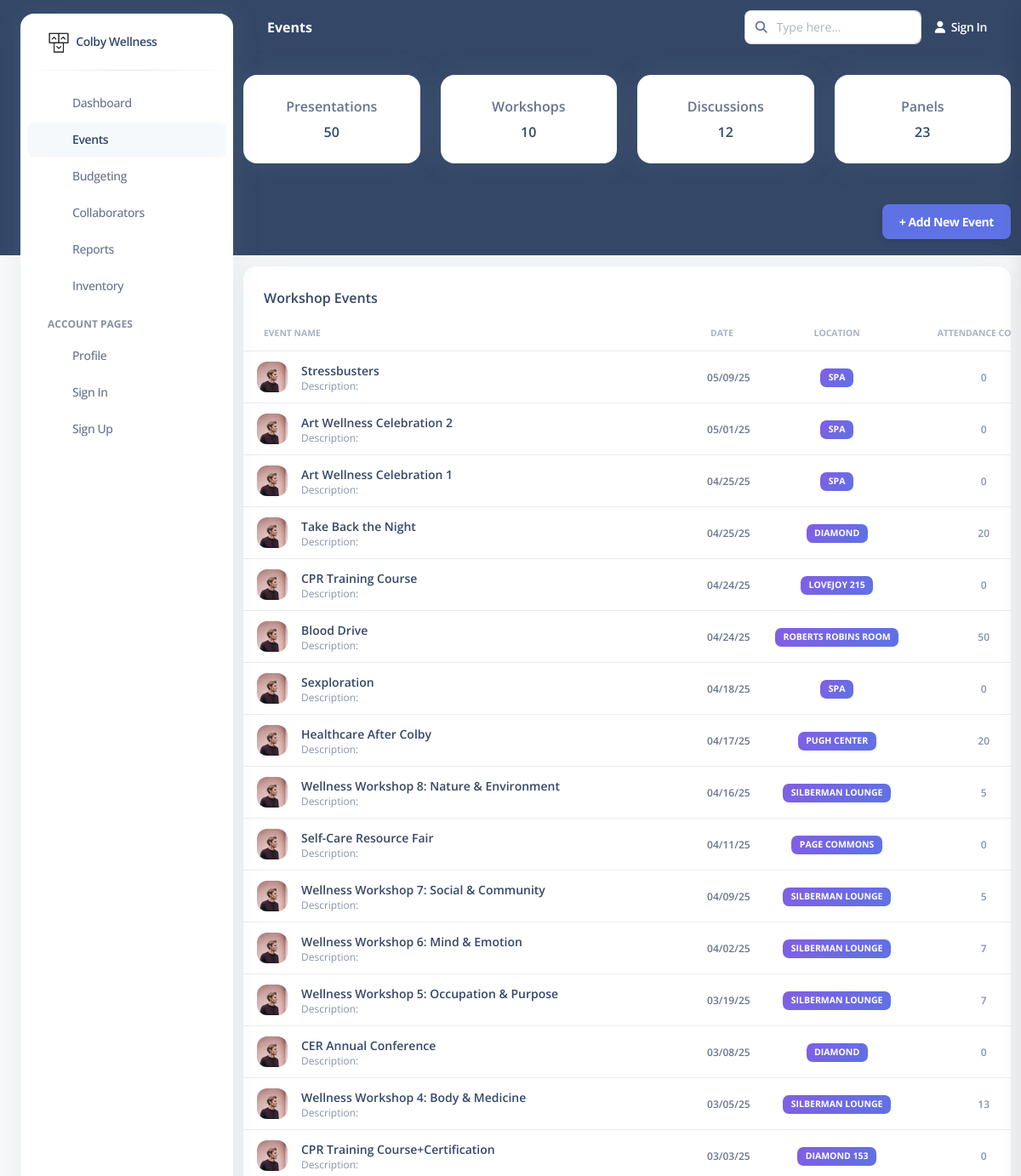
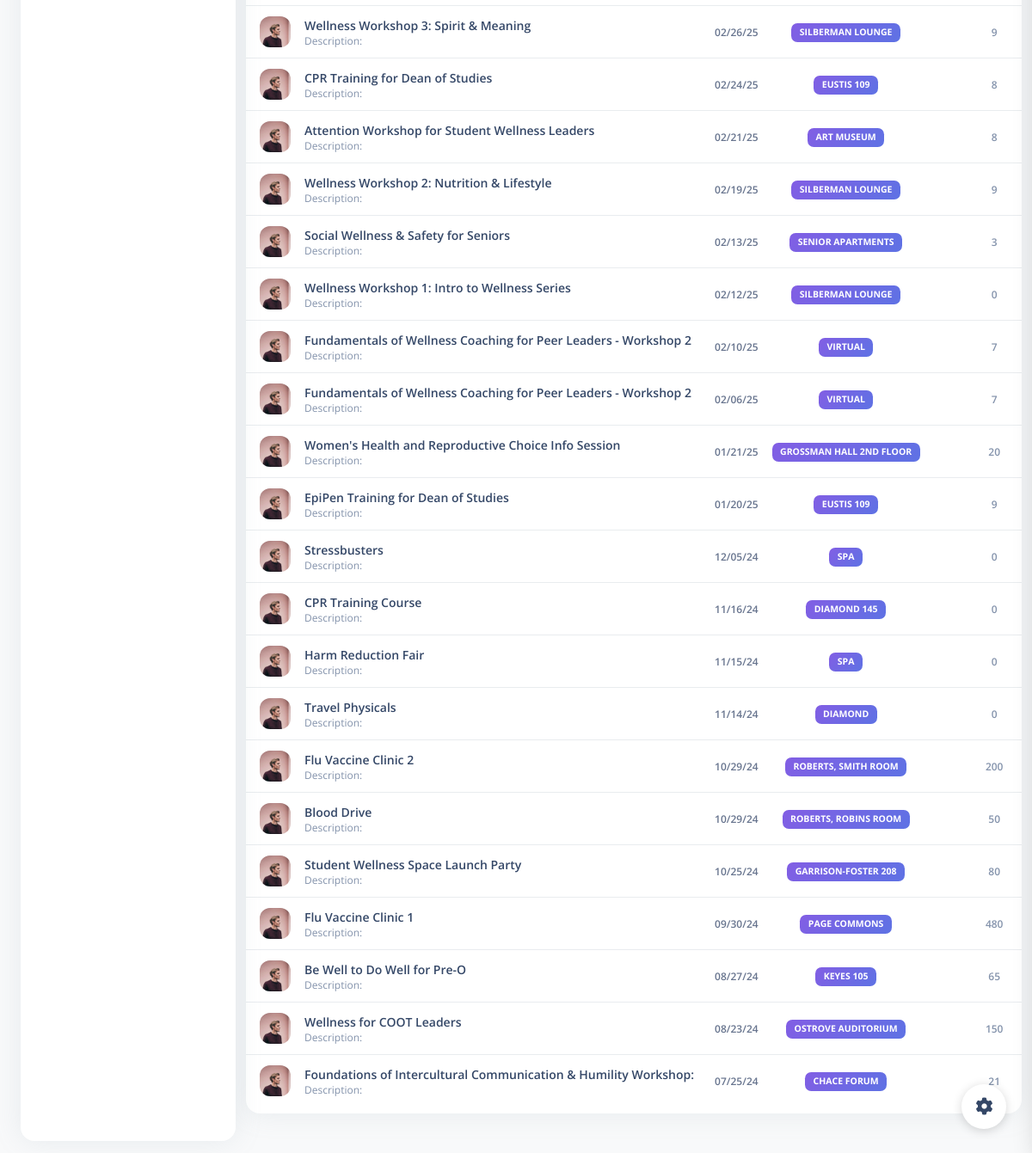
The app's page /events with its own data (2 pictures, top to bottom).
### models.py (models this page shows)
class Events(db.Model):
    __tablename__ = "events"
    id = db.Column(db.Integer, primary_key=True)
    title = db.Column(db.String(200), nullable=False)
    start_time = db.Column(db.Time, nullable=True)
    end_time = db.Column(db.Time, nullable=True)
    date = db.Column(db.Date, nullable=False)
    attendance = db.Column(db.Integer, nullable=True)
    location = db.Column(db.String(80), nullable=True)
    description = db.Column(db.Text, nullable=True)
    advert_id = db.Column(db.Integer, db.ForeignKey('advertisement.id'), nullable=True)
    partner_id = db.Column(db.Integer, db.ForeignKey('partners.id'), nullable=True)
    lead_organizer = db.Column(db.Integer, db.ForeignKey('organizers.id'), nullable=True)
    type_id = db.Column(db.Integer, db.ForeignKey('event_type.id'), nullable=True)
    partners = db.relationship(
    'Partners',
    secondary='event_partners',
    back_populates='events',
    lazy='dynamic'
)
    organizer_obj = db.relationship('Organizer', foreign_keys=[lead_organizer])

### views.py (the view)
@main_blueprint.route('/events')
def events_page():
    curEventList = getEventsList()
    return render_template('event.html', events=curEventList)

### views.py (called while the page is built)
def getEventsList():
    events = db.session.query(Events).order_by(Events.date.desc()).all()
    event_list = []
    for e in events:
        organizer = db.session.query(Organizer).filter_by(id=e.lead_organizer).first()
        organizer_name = organizer.name if organizer else "N/A"
        partner_names = [p.name for p in e.partners] if e.partners else []
        event_list.append({
            "id": e.id,
            "title": e.title,
            "date": e.date,
            "location": e.location,
            "attendance": e.attendance,
            "lead_organizer": organizer_name,
            "partners": ", ".join(partner_names)  # join multiple partners into a string
        })
    return event_list

### templates/event.html (shortened to what this page needs)
<!DOCTYPE html>
<html lang="en">
<head>
  <link href="https://demos.creative-tim.com/argon-dashboard-pro/assets/css/nucleo-icons.css" rel="stylesheet" />
  <link href="https://demos.creative-tim.com/argon-dashboard-pro/assets/css/nucleo-svg.css" rel="stylesheet" />
  <link id="pagestyle" href="{{ url_for('static', filename='css/argon-dashboard.css') }}" rel="stylesheet" />
  <link id="pagestyle" href="{{ url_for('static', filename='css/customEvent.css') }}" rel="stylesheet" />
</head>
<body class="g-sidenav-show bg-gray-100">
  <aside class="sidenav bg-white navbar navbar-vertical navbar-expand-xs border-0 border-radius-xl my-3 fixed-start ms-4 " id="sidenav-main">
    <div class="sidenav-header">
      <a class="navbar-brand m-0" href=" https://demos.creative-tim.com/argon-dashboard/pages/dashboard.html " target="_blank">
        <img src="../static/images/logo-ct-dark.png" width="26px" height="26px" class="navbar-brand-img h-100" alt="main_logo">
        <span class="ms-1 font-weight-bold">Colby Wellness</span>
      </a>
    </div>
    <hr class="horizontal dark mt-0">
    <div class="collapse navbar-collapse  w-auto" id="sidenav-collapse-main">
      <ul class="navbar-nav">
        <li class="nav-item">
          <a class="nav-link" href="{{ url_for('homepage.dashboard') }}">
            <div class="icon icon-shape icon-sm border-radius-md text-center me-2 d-flex align-items-center justify-content-center">
            </div>
            <span class="nav-link-text ms-1">Dashboard</span>
          </a>
        </li>
        <li class="nav-item">
          <a class="nav-link active" href="{{ url_for('homepage.events_page') }}">
            <div class="icon icon-shape icon-sm border-radius-md text-center me-2 d-flex align-items-center justify-content-center">
            </div>
            <span class="nav-link-text ms-1">Events</span>
          </a>
        </li>
        <li class="nav-item">
          <a class="nav-link " href="budgeting.html">
            <div class="icon icon-shape icon-sm border-radius-md text-center me-2 d-flex align-items-center justify-content-center">
            </div>
            <span class="nav-link-text ms-1">Budgeting</span>
          </a>
        </li>
        <li class="nav-item">
          <a class="nav-link " href="collaborators.html">
            <div class="icon icon-shape icon-sm border-radius-md text-center me-2 d-flex align-items-center justify-content-center">
            </div>
            <span class="nav-link-text ms-1">Collaborators</span>
          </a>
        </li>
        <li class="nav-item">
          <a class="nav-link" href="{{ url_for('homepage.report_page') }}">
            <div class="icon icon-shape icon-sm border-radius-md text-center me-2 d-flex align-items-center justify-content-center">
            </div>
            <span class="nav-link-text ms-1">Reports</span>
          </a>
        </li>
        <li class="nav-item">
          <a class="nav-link " href="inventory.html">
            <div class="icon icon-shape icon-sm border-radius-md text-center me-2 d-flex align-items-center justify-content-center">
            </div>
            <span class="nav-link-text ms-1">Inventory</span>
          </a>
        </li>
        <li class="nav-item mt-3">
          <h6 class="ps-4 ms-2 text-uppercase text-xs font-weight-bolder opacity-6">Account pages</h6>
        </li>
        <li class="nav-item">
          <a class="nav-link " href="profile.html">
            <div class="icon icon-shape icon-sm border-radius-md text-center me-2 d-flex align-items-center justify-content-center">
            </div>
            <span class="nav-link-text ms-1">Profile</span>
          </a>
        </li>
        <li class="nav-item">
          <a class="nav-link " href="{{ url_for('auth.signIn') }}">
            <div class="icon icon-shape icon-sm border-radius-md text-center me-2 d-flex align-items-center justify-content-center">
            </div>
            <span class="nav-link-text ms-1">Sign In</span>
          </a>
        </li>
        <li class="nav-item">
          <a class="nav-link " href="{{ url_for('auth.signUp') }}">
            <div class="icon icon-shape icon-sm border-radius-md text-center me-2 d-flex align-items-center justify-content-center">
            </div>
            <span class="nav-link-text ms-1">Sign Up</span>
          </a>
        </li>
      </ul>
    </div>
  </aside>
  <main class="main-content position-relative border-radius-lg ">
    <nav class="navbar navbar-main navbar-expand-lg px-0 mx-4 shadow-none border-radius-xl" id="navbarBlur" data-scroll="false">
      <div class="container-fluid py-1 px-3">
        <div class="d-flex align-items-center">
            <h6 class="font-weight-bolder text-white mb-0"> Events</h6>
        </div>
        <div class="collapse navbar-collapse mt-sm-0 mt-2 me-md-0 me-sm-4" id="navbar">
          <div class="ms-md-auto pe-md-3 d-flex align-items-center">
            <div class="input-group">
              <span class="input-group-text text-body"><i class="fas fa-search" aria-hidden="true"></i></span>
              <input type="text" class="form-control" placeholder="Type here...">
            </div>
          </div>
          <ul class="navbar-nav  justify-content-end">
            <li class="nav-item d-flex align-items-center">
              <a href="javascript:;" class="nav-link text-white font-weight-bold px-0">
                <i class="fa fa-user me-sm-1"></i>
                <span class="d-sm-inline d-none">Sign In</span>
              </a>
            </li>
          </ul>
        </div>
      </div>
    </nav>
    <div class="container-fluid py-4">
        <div class="row justify-content-center mb-4">
            <div class="col-xl-3 col-md-4 col-sm-6 mb-4">
                <div class="card custom-top-card">
                  <div class="card-body text-center">
                          <p class="text-center mb-1 font-weight-bold">Presentations</p>
                            <div class="text-center">
                                <h6 class="mb-0 font-weight-bold">50</h6>
                            </div>
                  </div>
                </div>
              </div>
              <div class="col-xl-3 col-md-4 col-sm-6 mb-4">
                <div class="card custom-top-card">
                  <div class="card-body text-center">
                          <p class="text-center mb-1 font-weight-bold">Workshops</p>
                            <div class="text-center">
                                <h6 class="mb-0 font-weight-bold">10</h6>
                            </div>
                  </div>
                </div>
              </div>
              <div class="col-xl-3 col-md-4 col-sm-6 mb-4">
                <div class="card custom-top-card">
                  <div class="card-body text-center">
                          <p class="text-center mb-1 font-weight-bold">Discussions</p>
                            <div class="text-center">
                                <h6 class="mb-0 font-weight-bold">12</h6>
                            </div>
                  </div>
                </div>
              </div>
              <div class="col-xl-3 col-md-4 col-sm-6 mb-4">
                <div class="card custom-top-card">
                  <div class="card-body text-center">
                          <p class="text-center mb-1 font-weight-bold">Panels</p>
                            <div class="text-center">
                                <h6 class="mb-0 font-weight-bold">23</h6>
                            </div>
                  </div>
                </div>
              </div>
        </div>
        <div class="d-flex justify-content-end mb-3">
  <button class="btn btn-primary" data-bs-toggle="modal" data-bs-target="#addEventModal">
    + Add New Event
  </button>
</div>
        <div class="row">
        <div class="col-12">
          <div class="card mb-4">
            <div class="card-header pb-0">
              <h6>Workshop Events</h6>
            </div>
            <div class="card-body px-0 pt-0 pb-2">
              <div class="table-responsive p-0">
                <table class="table align-items-center mb-0">
                  <thead>
                    <tr>
                      <th class="text-uppercase text-secondary text-xxs font-weight-bolder opacity-7">Event Name</th>
                      <th class="text-center text-uppercase text-secondary text-xxs font-weight-bolder opacity-7 ps-2">Date</th>
                      <th class="text-center text-uppercase text-secondary text-xxs font-weight-bolder opacity-7">Location</th>
                      <th class="text-center text-uppercase text-secondary text-xxs font-weight-bolder opacity-7">Attendance Count</th>
                    </tr>
                  </thead>
                <tbody>
                  {% for event in events %}
                  <tr>
                    <td>
                      <div class="d-flex px-2 py-1">
                        <div>
                          <img src="../static/images/team-4.jpg" class="avatar avatar-sm me-3" alt="event">
                        </div>
                        <div class="d-flex flex-column justify-content-center">
                          <h6 class="mb-0 text-sm">{{ event.title }}</h6>
                          <p class="text-xs text-secondary mb-0">Description:</p>
                        </div>
                      </div>
                    </td>
                    <td class="align-middle text-center">
                      <p class="text-xs font-weight-bold mb-0">{{ event.date.strftime('%m/%d/%y') }}</p>
                    </td>
                    <td class="align-middle text-center text-sm">
                      <span class="badge badge-sm bg-gradient-primary">{{ event.location }}</span>
                    </td>
                    <td class="align-middle text-center">
                      <span class="text-secondary text-xs font-weight-bold">{{ event.attendance }}</span>
                    </td>
                  </tr>
                  {% endfor %}
                </tbody>
                </table>
              </div>
            </div>
          </div>
        </div>
      </div>
    </div>
  </main>
  <div class="fixed-plugin">
    <a class="fixed-plugin-button text-dark position-fixed px-3 py-2">
      <i class="fa fa-cog py-2"> </i>
    </a>
</body>
</html>

### static/css/customEvent.css (style rules this page uses)
.sidenav { overflow-y: visible !important; }
.sidenav .navbar-collapse { height: auto !important; max-height: none !important; }

### records on screen
Events: title "Stressbusters", date "05/09/25", location "SPA"
Events: title "Art Wellness Celebration 2", date "05/01/25", location "SPA"
Events: title "Art Wellness Celebration 1", date "04/25/25", location "SPA"
Events: title "Take Back the Night", date "04/25/25", location "DIAMOND"
Events: title "CPR Training Course", date "04/24/25", location "LOVEJOY 215"
Events: title "Blood Drive", date "04/24/25", location "ROBERTS ROBINS ROOM"
Events: title "Sexploration", date "04/18/25", location "SPA"
Events: title "Healthcare After Colby", date "04/17/25", location "PUGH CENTER"
Events: title "Wellness Workshop 8: Nature & Environment", date "04/16/25", location "SILBERMAN LOUNGE"
Events: title "Self-Care Resource Fair", date "04/11/25", location "PAGE COMMONS"
Events: title "Wellness Workshop 7: Social & Community", date "04/09/25", location "SILBERMAN LOUNGE"
Events: title "Wellness Workshop 6: Mind & Emotion", date "04/02/25", location "SILBERMAN LOUNGE"
Events: title "Wellness Workshop 5: Occupation & Purpose", date "03/19/25", location "SILBERMAN LOUNGE"
Events: title "CER Annual Conference", date "03/08/25", location "DIAMOND"
Events: title "Wellness Workshop 4: Body & Medicine", date "03/05/25", location "SILBERMAN LOUNGE"
Events: title "CPR Training Course+Certification", date "03/03/25", location "DIAMOND 153"
Events: title "Wellness Workshop 3: Spirit & Meaning", date "02/26/25", location "SILBERMAN LOUNGE"
Events: title "CPR Training for Dean of Studies", date "02/24/25", location "EUSTIS 109"
Events: title "Attention Workshop for Student Wellness Leaders", date "02/21/25", location "ART MUSEUM"
Events: title "Wellness Workshop 2: Nutrition & Lifestyle", date "02/19/25", location "SILBERMAN LOUNGE"
Events: title "Social Wellness & Safety for Seniors", date "02/13/25", location "SENIOR APARTMENTS"
Events: title "Wellness Workshop 1: Intro to Wellness Series", date "02/12/25", location "SILBERMAN LOUNGE"
Events: title "Fundamentals of Wellness Coaching for Peer Leaders - Workshop 2", date "02/10/25", location "VIRTUAL"
Events: title "Fundamentals of Wellness Coaching for Peer Leaders - Workshop 2", date "02/06/25", location "VIRTUAL"
Events: title "Women's Health and Reproductive Choice Info Session", date "01/21/25", location "GROSSMAN HALL 2ND FLOOR"
Events: title "EpiPen Training for Dean of Studies", date "01/20/25", location "EUSTIS 109"
Events: title "Stressbusters", date "12/05/24", location "SPA"
Events: title "CPR Training Course", date "11/16/24", location "DIAMOND 145"
Events: title "Harm Reduction Fair", date "11/15/24", location "SPA"
Events: title "Travel Physicals", date "11/14/24", location "DIAMOND"
Events: title "Flu Vaccine Clinic 2", date "10/29/24", location "ROBERTS, SMITH ROOM"
Events: title "Blood Drive", date "10/29/24", location "ROBERTS, ROBINS ROOM"
Events: title "Student Wellness Space Launch Party", date "10/25/24", location "GARRISON-FOSTER 208"
Events: title "Flu Vaccine Clinic 1", date "09/30/24", location "PAGE COMMONS", attendance "480"
Events: title "Be Well to Do Well for Pre-O", date "08/27/24", location "KEYES 105"
Events: title "Wellness for COOT Leaders", date "08/23/24", location "OSTROVE AUDITORIUM"
Events: title "Foundations of Intercultural Communication & Humility Workshop:", date "07/25/24", location "CHACE FORUM"

### other values on screen
{{ event.attendance }} "0" "0" "0" "20" "0" "50" "0" "20" "5" "0" "5" "7" "7" "0" "13" "0" "9" "8" "8" "9" "3" "0" "7" "7" "20" "9" "0" "0" "0" "0" "200" "50" "80" "65" "150" "21"
